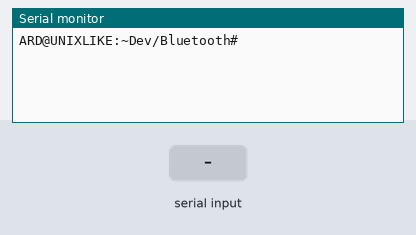
A sketch run on a simulated Arduino Uno, built with avr-gcc and run on an emulated ATmega328P. On the bench: the last lines printed to the serial monitor. Inputs (shaded band) come from the test bench.

Above: at 1.2 s.
1.3 s: "1" received over the second serial link
At 2.5 s:
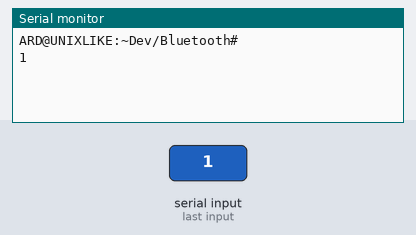
2.8 s: "0" received over the second serial link
At 3.8 s:
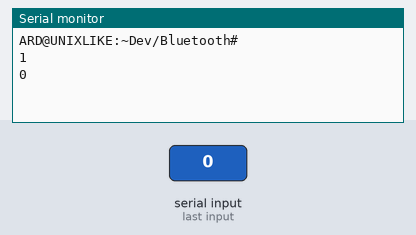

Measured:
- after the input at 1.3 s, the serial monitor: prints a new line at once (image 1)
- after the input at 2.8 s, the serial monitor: prints a new line at once (image 2)

The sketch:

conexao_bluetooth.ino
```cpp
#include <SoftwareSerial.h>

SoftwareSerial BluetoothSerial(10, 11); // RX, TX
String command = "";

long BaudRate[] = {300,1200,2400,4800,9600,14400,19200,28800,38400,57600,115200,230400,460800,921600,1382400};


void setup(){
	Serial.begin(BaudRate[4]);
	BluetoothSerial.begin(BaudRate[4]);

	Serial.println("ARD@UNIXLIKE:~Dev/Bluetooth#");

}
void loop(){

	if (BluetoothSerial.available()){
		while(BluetoothSerial.available()){
			delay(10);

			char c = BluetoothSerial.read();
			command += c;
		}
		Serial.println(command);

		command = "";
	}

	if (Serial.available()){
		delay(10);
		/*Serial.println(Serial.read());*/
		BluetoothSerial.println(Serial.read());
   }
}
```
